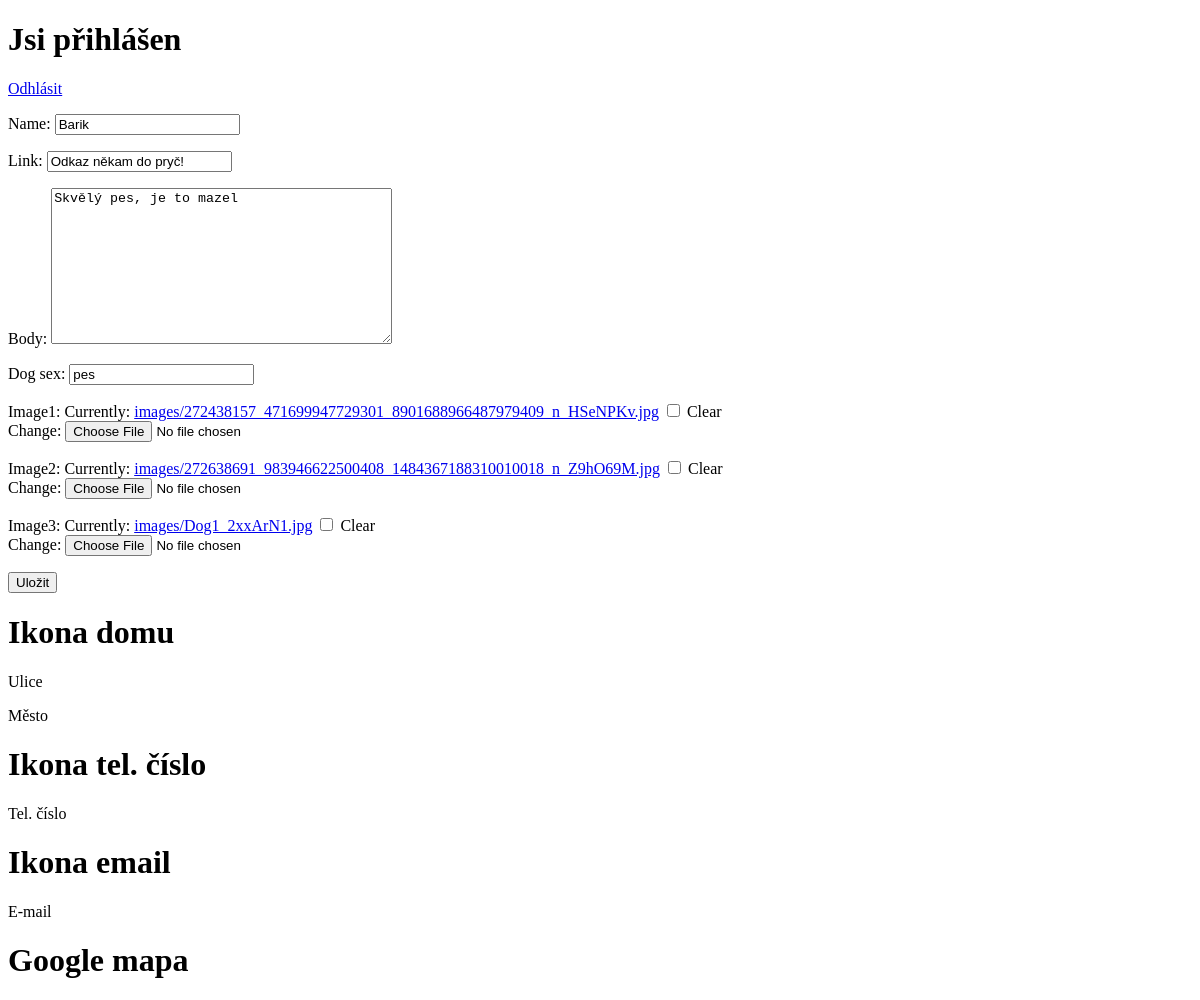
The page /chovatelska_stanice/6 (signed in) on the database as committed earlier.
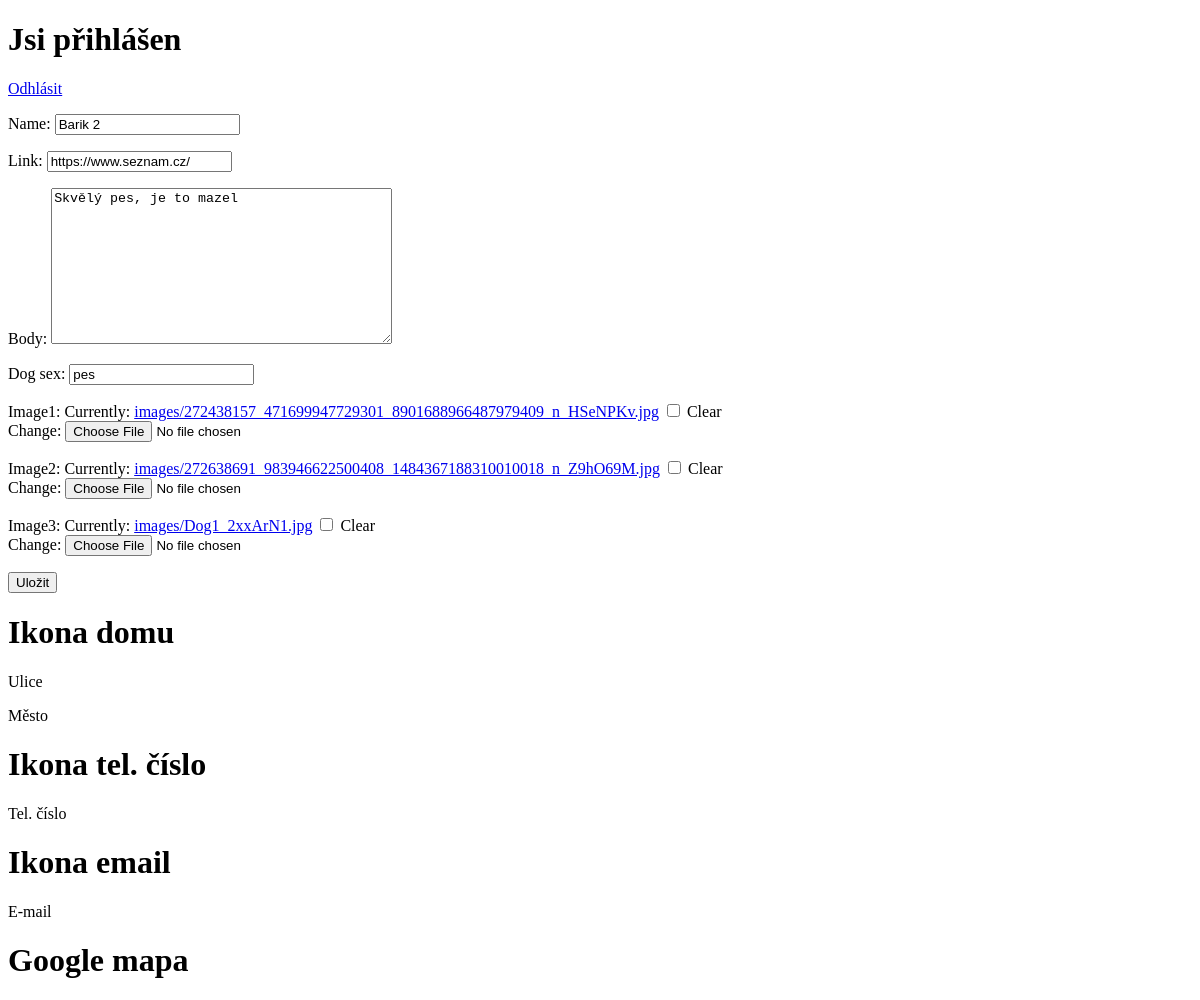
The same page on the database as committed later.
### website/models.py (models this page shows, shortened)
class Dog(models.Model):
    name = models.CharField(max_length=20)
    link = models.URLField(null=True, blank=True)
    body = models.TextField(null=True, blank=True)
    dog_sex = models.CharField(null=True, max_length=6)
    image1 = models.ImageField(null=True, blank=True, upload_to="images/")
    image2 = models.ImageField(null=True, blank=True, upload_to="images/")
    image3 = models.ImageField(null=True, blank=True, upload_to="images/")

### website/views.py (the view)
# urls.py: path("chovatelska_stanice/<str:pk>", views.dog, name="update"),
def dog(request, pk):
    dog = Dog.objects.get(pk=pk)
    form = DogForm(request.POST or None, instance=dog)
    if form.is_valid():
        form.save()
        return redirect("kennel")
    return render(request, "update.html", {
        "form": form
        })

### website/form.py
class DogForm(ModelForm):
    class Meta:
        model = Dog
        fields = "__all__"

### website/templates/update.html (shortened to what this page needs)
{% extends "base.html" %}
{% block content %}
    {% if user.is_authenticated %}
        <form method="POST">
            {{ form.as_p }}
            <input type="submit" value="Uložit" class="">
        </form>
    {% else %}
    <h1>Nejste Přihlášení! </h1>
    <a href="{% url 'home' %}">Přejít na Hlavní stránku</a>
    {% endif %}
{% endblock  %}

Rows that differ between the two databases and show on the page:
changed Dog "Skvělý pes, je to mazel": name "Barik" → "Barik 2"; link "Odkaz někam do pryč!" → "https://www.seznam.cz/"
